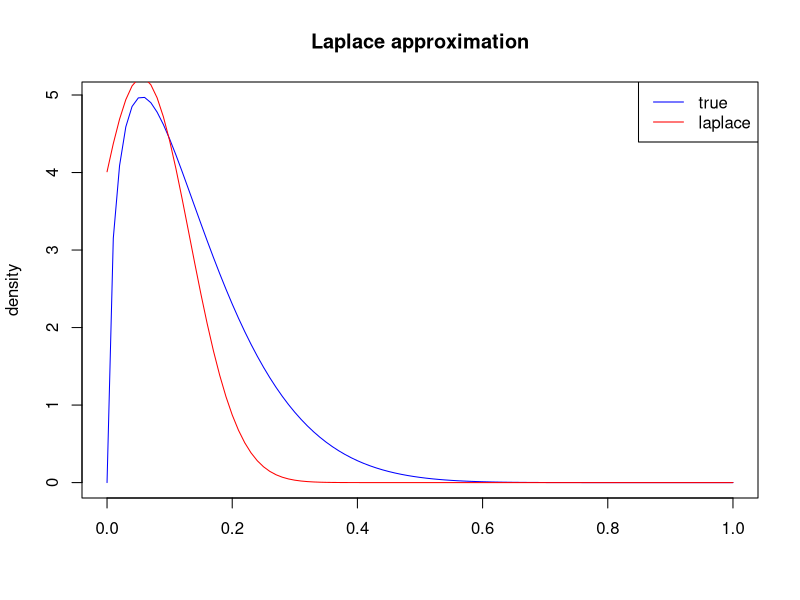
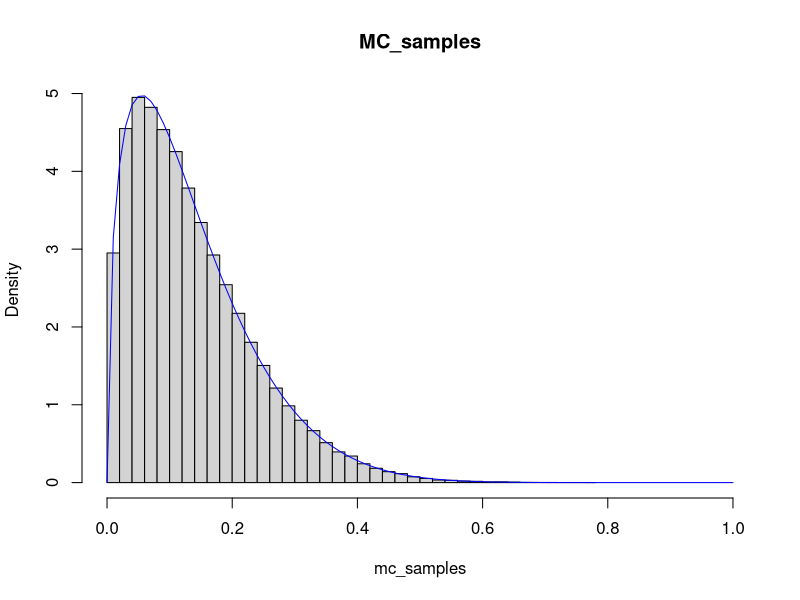
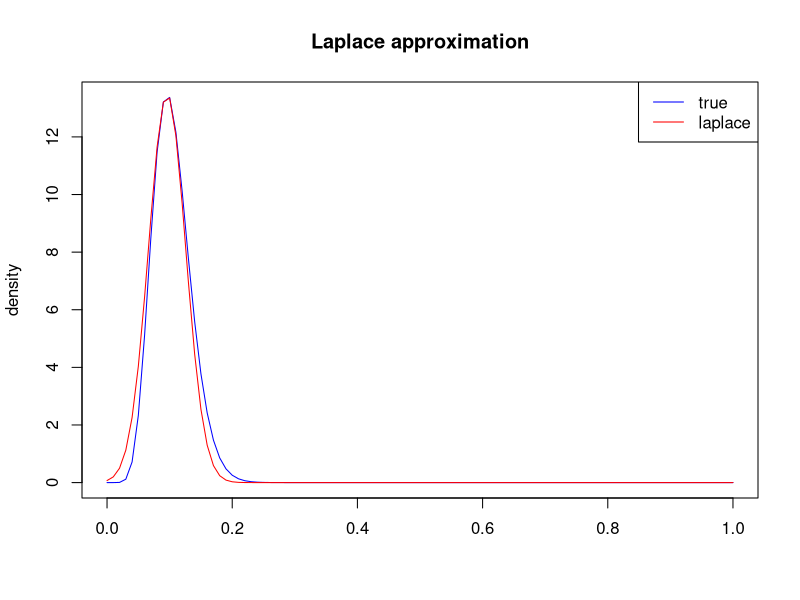
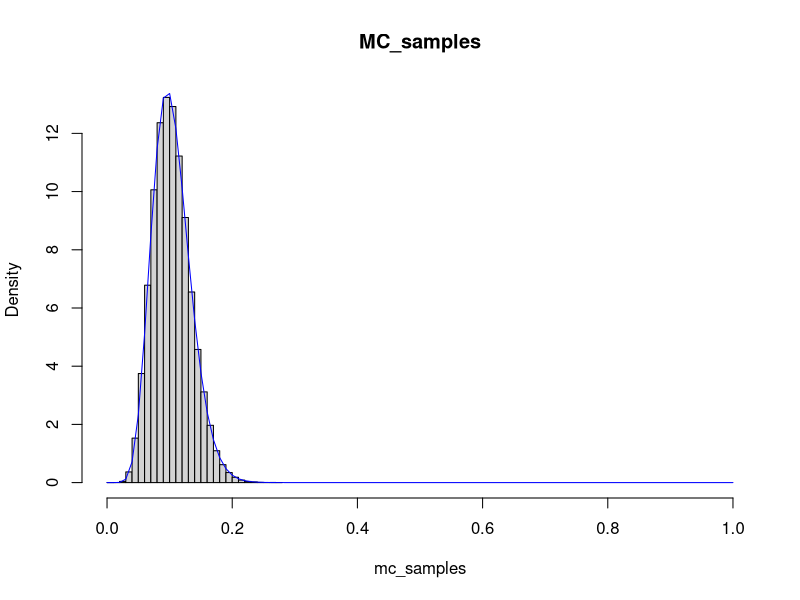
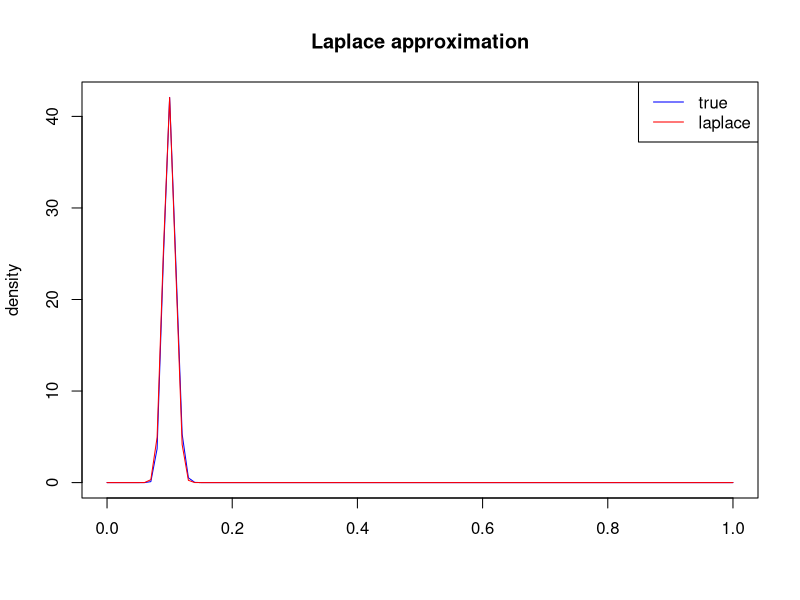
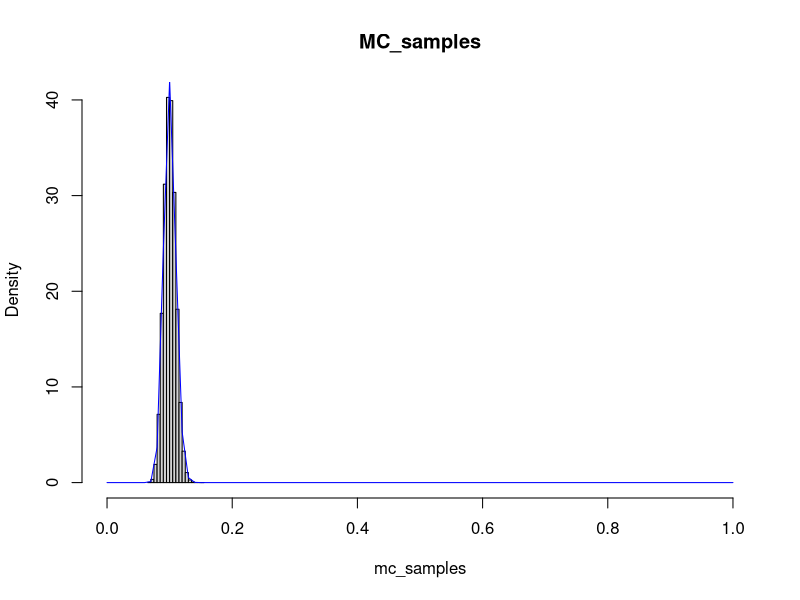

Generate these figures, in order, with R:
## ---- chunk 1
exact_95_posterior_ci <- function(obs_n, obs_x){
    lower <- qbeta(0.025, 0.5 + obs_x, 0.5 + (obs_n - obs_x))
    upper <- qbeta(0.975, 0.5 + obs_x, 0.5 + (obs_n - obs_x))
    return(c(lower, upper))
}

mc_95_posterior_ci <- function(obs_n, obs_x, num_sim){
    mc_samples <- rbeta(num_sim, 0.5 + obs_x, 0.5 + (obs_n - obs_x))
    hist(mc_samples, breaks=30, main="MC_samples", freq=FALSE, xlim=c(0,1))
    curve(dbeta(x, 0.5 + obs_x, 0.5 + (obs_n - obs_x)),
        col="blue", add=TRUE)
    return(quantile(mc_samples, probs=c(0.025, 0.975)))
}

laplace_93_posterior_ci <- function(obs_n, obs_x){
    mean = (obs_x - 0.5)/(obs_n - 1)
    precision = (1/(obs_x - 0.5) + 1/(obs_n - obs_x - 0.5)) * (obs_n - 1)^2
    lower <- qnorm(0.025, mean, sqrt(1/precision))
    upper <- qnorm(0.975, mean, sqrt(1/precision))

    curve(dbeta(x, 0.5 + obs_x, 0.5 + (obs_n - obs_x)),
        xlim=c(0, 1), main="Laplace approximation",
        ylab="density", xlab="", col="blue")
    curve(dnorm(x, mean, sqrt(1/precision)), add=TRUE, col="red")
    legend("topright", col=c("blue","red"), legend=c("true", "laplace"), lty=c(1,1))
    return(c(lower, upper))
}

set.seed(20220306)
## ---- chunk 2
exact_95_posterior_ci(10, 1)
laplace_93_posterior_ci(10, 1)
mc_95_posterior_ci(10, 1, 100000)
## ---- chunk 3
exact_95_posterior_ci(100, 10)
laplace_93_posterior_ci(100, 10)
mc_95_posterior_ci(100, 10, 100000)
## ---- chunk 4
exact_95_posterior_ci(1000, 100)
laplace_93_posterior_ci(1000, 100)
mc_95_posterior_ci(1000, 100, 100000)
